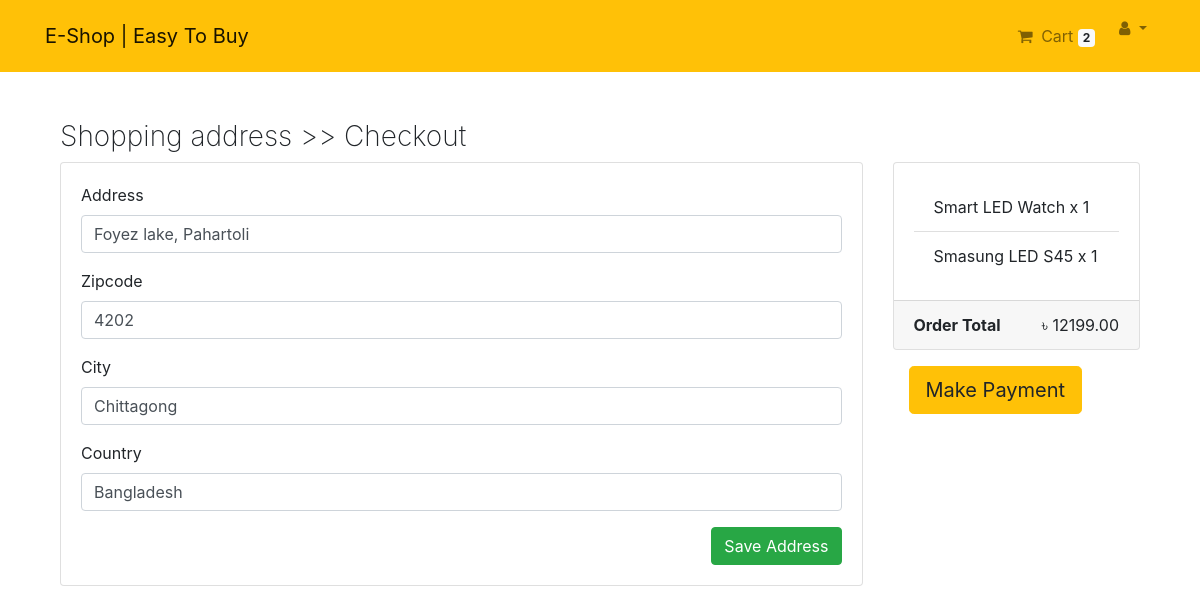
The page /payment/checkout/ (signed in) on the database its author committed.
### App_login/models.py (models this page shows, shortened)
class User(AbstractBaseUser,PermissionsMixin):
    email=models.EmailField(unique=True, null=False)
    is_staff = models.BooleanField(
        ugettext_lazy('staff status'),
        default = False,
        help_text = ugettext_lazy('Designates whether the user can log in this site')
    )
    is_active = models.BooleanField(
        ugettext_lazy('active'),
        default=True,
        help_text=ugettext_lazy('Designates wether this user should be trated as active. Unseleted of deleting account')
    )
    USERNAME_FIELD='email'
    objects = MyUserManager()

### App_order/models.py (models this page shows, shortened)
class Order(models.Model):
    orderitem = models.ManyToManyField(Cart)
    user = models.ForeignKey(settings.AUTH_USER_MODEL, on_delete=models.CASCADE)
    ordered = models.BooleanField(default=False)
    created = models.DateTimeField(auto_now_add=True)
    paymentId = models.CharField(max_length=264, blank=True, null=True)
    orderId = models.CharField(max_length=200, blank=True, null=True)
    def get_totals(self):
        total = 0
        for order_item in self.orderitem.all():
            total += float(order_item.get_total())
        return total

class Cart(models.Model):
    user = models.ForeignKey(settings.AUTH_USER_MODEL, on_delete=models.CASCADE, related_name="cart")
    item = models.ForeignKey(Product, on_delete=models.CASCADE)
    quantity = models.IntegerField(default=1)
    purchased = models.BooleanField(default=False)
    created = models.DateTimeField(auto_now_add=True)
    updated = models.DateTimeField(auto_now=True)
    def get_total(self):
        total = self.item.price * self.quantity
        float_total = format(total,'0.3f')
        return float_total

### App_payment/models.py (models this page shows, shortened)
class BillingAddress(models.Model):
    user = models.ForeignKey(settings.AUTH_USER_MODEL, on_delete=models.CASCADE)
    address = models.CharField(max_length=264, blank=True)
    zipcode = models.CharField(max_length=20, blank=True)
    city = models.CharField(max_length=30, blank=True)
    country = models.CharField(max_length=40, blank=True)
    def is_fully_filled(self):
        field_names = [f.name for f in self._meta.get_fields()]
        for field_name in field_names:
            value = getattr(self, field_name)
            if value is None or value =='':
                return False
        return True
    class Meta:
        verbose_name_plural = "Billing Addresses"

### App_shop/models.py (models this page shows, shortened)
class Product(models.Model):
    mainimage = models.ImageField(upload_to="products")
    name = models.CharField(max_length=264)
    category = models.ForeignKey(Category, on_delete=models.CASCADE, related_name='category')
    preview_text = models.TextField(max_length=200, verbose_name='Preview Text')
    details_text = models.TextField(max_length=1000, verbose_name='Description')
    price = models.FloatField()
    old_price = models.FloatField(default=0.00)
    created_date = models.DateTimeField(auto_now_add=True)
    class Meta:
        ordering = ['-created_date',]

### App_payment/views.py (the view, shortened to what this page needs)
# urls.py: path('checkout/', views.Checkout, name='checkout'),
@login_required
def Checkout(request):
    saved_address = BillingAddress.objects.get_or_create(user=request.user)
    saved_address = saved_address[0]
    form = BillingForm(instance=saved_address)
    order_qs = Order.objects.filter(user = request.user, ordered=False)
    order_items = order_qs[0].orderitem.all()
    order_total = order_qs[0].get_totals()
    check_context={
        "title":"checkout",
        "checkform":form,
        'order_items':order_items,
        'order_total':order_total,
        'saved_address':saved_address
    }
    return render(request,'App_payment/checkout.html',context=check_context)

### App_payment/forms.py
class BillingForm(forms.ModelForm):
    class Meta:
        model  = BillingAddress
        fields = ['address','zipcode','city','country']

### App_order/templatetags/cart_tag.py (called while the page is built)
@register.filter
def cart_total(user):
    order = Order.objects.filter(user=user, ordered=False)
    if order.exists():
        return order[0].orderitem.count()
    else:
        return 0

### templates/App_payment/checkout.html (shortened to what this page needs)
{% extends 'base.html' %}
{% load crispy_forms_tags %}
{% block content_block %}
    <div class="container checkout_form">
        <h3 class="mt-5" style="font-weight: 200;">Shopping address >> Checkout</h3>
        <div class="row">
            <div class="col-md-9">
                <div class="card mb-5" style="height: auto;">
                    <div class="card-body">
                        <form action="" method="POST">
                            {{checkform|crispy }}
                            <button type="submit" name="button" class="btn btn-success float-right">Save Address</button>
                            <br>
                        </form>
                    </div>
                </div>
            </div>
            <div class="col-md-3">
                <div class="card" style="height: auto;">
                    <div class="card-body">
                        <ul class="list-group list-group-flush">
                            {% for order_item in order_items %}
                            <li class="list-group-item">{{order_item.item.name}} x {{order_item.quantity}}</li>
                            {% endfor %}
                        </ul>
                    </div>
                    <div class="card-footer">
                        <span class="float-left">
                            <b>Order Total</b>
                        </span>
                        <span class="float-right">
                           &#2547; {{order_total|floatformat:2}}
                        </span>
                    </div>
                </div>
                {% if saved_address.is_fully_filled %}
                <a href="{% url 'app_payment:payment' %}" class="btn btn-warning btn-lg m-3">Make Payment</a>
                {% else %}
                <div class="alert alert-danger">
                    <p>Please Fill all the information to make payment</p>
                </div>
                {% endif %}
            </div>
        </div>
    </div>
{% endblock %}

### templates/navbar.html (shortened to what this page needs)
{% load cart_tag %}
<nav class="navbar navbar-expand-lg navbar-light bg-warning">
    <div class="container">
        <a class="navbar-brand" href="{% url 'app_shop:home' %}">E-Shop | Easy To Buy </a>
       <div class="collapse navbar-collapse" id="navbarNav">
         <ul class="navbar-nav ml-auto ">
           {% if request.user.is_authenticated %}
           <li class="nav-item m-2">
             <a href="{% url 'app_order:cart_item' %}" class="nav-link">
              <i class="fa fa-shopping-cart pr-1"></i> Cart
              <span class="badge badge-light">{{request.user | cart_total}}</span>
             </a>
           </li>
           <li class="nav-item dropdown">
            <a href="" class="nav-link dropdown-toggle" id="navbardropDropdown" role="button" aria-haspopup="true" data-toggle="dropdown" aria-expanded="false"> <i class="fa solid fa-user "></i> {{request.user.profile.username}}
          </a>
           </li>
           {% endif %}
         </ul>
       </div>
    </div>
</nav>

### static/home/home.css (style rules this page uses)
.card { height: 350px; }

### rows shown on the page
User: user|cart_total "2"
BillingAddress: address "Foyez lake, Pahartoli", zipcode "4202", city "Chittagong", country "Bangladesh"
Cart: item.name "Smart LED Watch", quantity "1"
Cart: item.name "Smasung LED S45", quantity "1"

### other values the page prints
{{ order_total|floatformat:2 }} "12199.00"
